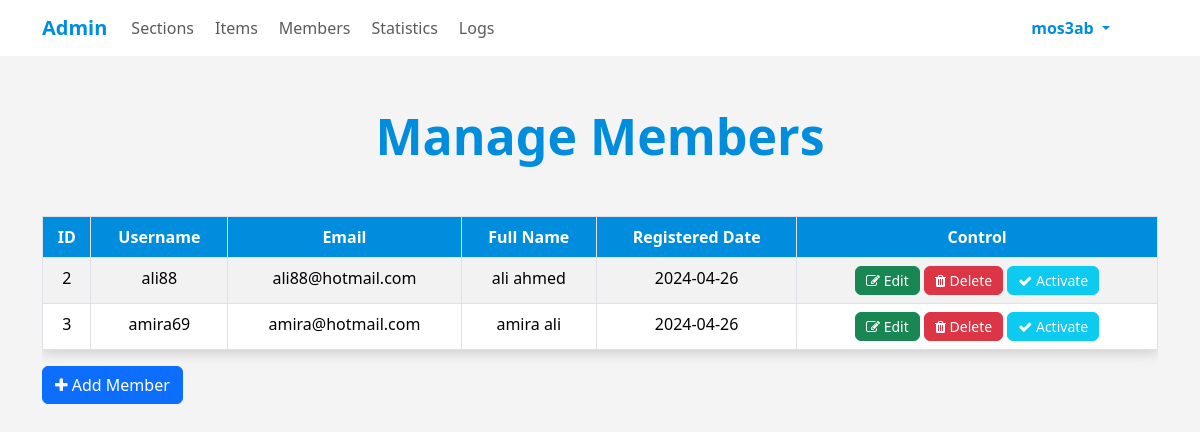
/admin/members.php (signed in), run on the app's committed database.
### tables this page shows
CREATE TABLE `users` (
  `user_id` int NOT NULL COMMENT 'identify user',
  `user_name` varchar(255) NOT NULL COMMENT 'username to login',
  `pass` varchar(255) NOT NULL COMMENT 'password to login',
  `email` varchar(255) NOT NULL,
  `full_name` varchar(255) NOT NULL,
  `group_id` int DEFAULT '0' COMMENT 'identify user group',
  `trust_status` int DEFAULT '0' COMMENT 'seller rank',
  `reg_status` int DEFAULT '0' COMMENT 'user approval',
  `date` date NOT NULL COMMENT 'Signup Date'
);

### admin/includes/languages/english.php (called while the page is built, shortened)
<?php
function lang($phrase)
{
  return $lang[$phrase];
}

### admin/members.php (the view, shortened to what this page needs)
<?php
if (isset($_SESSION['user_name'])):
  include ('init.php');
  $do = isset($_GET['do']) ? $_GET['do'] : 'Manage';
  if ($do == 'Manage'):
    $query = '';
    $stmt = $connect->prepare("SELECT * FROM users WHERE group_id != 1 $query");
    $stmt->execute();
    $rows = $stmt->fetchAll();
    ?>
    <div class="container">
      <h1><?php echo lang("MANAGE_MEMBERS") ?></h1>
      <div class="table-responsive">
        <table class="main-table text-center table table-striped table-hover table-bordered">
          <thead>
            <tr>
              <td><?php echo lang("ID_MANAGE") ?></td>
              <td><?php echo lang("USERNAME_MANAGE") ?></td>
              <td><?php echo lang("EMAIL_MANAGE") ?></td>
              <td><?php echo lang("FULLNAME_MANAGE") ?></td>
              <td><?php echo lang("DATE_MANAGE") ?></td>
              <td><?php echo lang("CONTROL_MANAGE") ?></td>
            </tr>
          </thead>
          <tbody>
            <?php
            foreach ($rows as $row):
              echo "<tr>";
              echo "<td>" . $row['user_id'] . "</td>";
              echo "<td>" . $row['user_name'] . "</td>";
              echo "<td>" . $row['email'] . "</td>";
              echo "<td>" . $row['full_name'] . "</td>";
              echo "<td>" . $row['date'] . "</td>";
              echo "<td>
                        <a href='?do=Edit&id=" . $row['user_id'] . "' class='btn btn-success control_field'> <i class='fa fa-edit'></i> " . lang("EDIT_BTN") . "</a>
                        <a href='?do=Delete&id=" . $row['user_id'] . "'
                          onclick='return confirm(\"" . lang("DELETE_MEMBER_CONFIRMATION") . "\")'
                          class='btn btn-danger control_field'> <i class='fa fa-trash'></i> " . lang("DELETE_BTN") . " </a> ";
              if ($row['reg_status'] == 0):
                echo "<a href='?do=Activate&id=" . $row['user_id'] . "'
                            onclick='return confirm(\"" . lang("ACTIVATE_MEMBER_CONFIRMATION") . "\")'
                            class='btn btn-info control_field'> <i class='fa fa-check'></i> " . lang("ACTIVATE_BTN") . " </a>";
              endif;
              echo "</td>";
              echo "</tr>";
            endforeach;
            ?>
          </tbody>
        </table>
      </div>
      <a href='?do=Add' class='btn btn-primary mb-5'> <i class="fa fa-plus"> </i> <?php echo lang(("ADD_MEMBER")) ?> </a>
    </div>
    <?php
  endif;
  include $temp . ('footer.php');
else:
  header('Location: index.php');
  exit();
endif;

### admin/includes/templates/header.php (shortened to what this page needs)
<!DOCTYPE html>
<html lang="en">
<head>
  <link href="https://cdn.jsdelivr.net/npm/bootstrap@5.3.3/dist/css/bootstrap.min.css" rel="stylesheet"
>
  <link rel="stylesheet" href="<?php echo $css; ?>font-awesome.min.css">
  <link rel="stylesheet" href="<?php echo $css; ?>backend.css">
</head>
<body>

### admin/init.php (shortened to what this page needs)
<?php
$temp = 'includes/templates/';
$lang = 'includes/languages/';
$css = 'layout/css/';
include $lang . ('english.php');
include $temp . ('header.php');
if (!isset($noNavBar)):
  include $temp . ('navbar.php');
endif;

### admin/includes/templates/navbar.php (shortened to what this page needs)
<nav class="navbar navbar-expand-lg bg-body">
  <div class="container">
    <a class="navbar-brand" href="dashboard.php"><?php echo lang("HOME_ADMIN") ?></a>
    <div class="collapse navbar-collapse" id="navbarNavDropdown">
      <ul class="navbar-nav">
        <li class="nav-item">
          <a class="nav-link" href="#"><?php echo lang("SECTIONS") ?></a>
        </li>
        <li class="nav-item">
          <a class="nav-link" href="#"><?php echo lang("ITEMS") ?></a>
        </li>
        <li class="nav-item">
          <a class="nav-link" href="members.php"><?php echo lang("MEMBERS") ?></a>
        </li>
        <li class="nav-item">
          <a class="nav-link" href="#"><?php echo lang("STATISTICS") ?></a>
        </li>
        <li class="nav-item">
          <a class="nav-link" href="#"><?php echo lang("LOGS") ?></a>
        </li>
      </ul>
      <li class="navbar-nav dropdown">
        <a class="nav-link dropdown-toggle active user_name" href="#" role="button" data-bs-toggle="dropdown"
          aria-expanded="false">
          <?php echo $_SESSION['user_name']; ?>
        </a>
      </li>
    </div>
  </div>
</nav>

### admin/includes/templates/footer.php (shortened to what this page needs)
</body>
</html>

### admin/layout/css/backend.css (style rules this page uses)
:root { --main-color: #008dde; --second-color: #006ba8; --border-radius: 15px; --main-padding: 15px 30px; --transition-duration: 0.3s; --text-placeholder: rgb(150, 150, 150); }
body { background-color: #f4f4f4; }
a.navbar-brand { color: var(--main-color); font-weight: bold; transition: all var(--transition-duration) ease-in-out; -webkit-transition: all var(--transition-duration) ease-in-out; -moz-transition: all var(--transition-duration) ease-in-out; -ms-transition: all var(--transition-duration) ease-in-out; -o-transition: all var(--transition-duration) ease-in-out; }
div.collapse { justify-content: space-between; }
.nav-item a { padding: 5px; margin-right: 5px; transition: all var(--transition-duration) ease-in-out; -webkit-transition: all var(--transition-duration) ease-in-out; -moz-transition: all var(--transition-duration) ease-in-out; -ms-transition: all var(--transition-duration) ease-in-out; -o-transition: all var(--transition-duration) ease-in-out; }
li.dropdown { margin-right: 40px; }
.navbar-nav a.user_name { color: #008dde !important; transition: all var(--transition-duration) ease-in-out; font-weight: bold; -webkit-transition: all var(--transition-duration) ease-in-out; -moz-transition: all var(--transition-duration) ease-in-out; -ms-transition: all var(--transition-duration) ease-in-out; -o-transition: all var(--transition-duration) ease-in-out; }
h1 { color: #008dde; font-weight: bold; margin: 0; font-size: 50px; text-align: center; padding: 50px; }
.main-table { box-shadow: 0 3px 12px #ccc; }
.main-table .btn { padding: 3px 10px; color: #fff; }
.main-table thead tr td { background-color: var(--main-color); color: #fff; font-weight: bold; }
.control_field { font-size: 14px; }

### data on the page
users: user_id "2", user_name "ali88", email "ali88@hotmail.com", full_name "ali ahmed", date "2024-04-26"
users: user_id "3", user_name "amira69", email "amira@hotmail.com", full_name "amira ali", date "2024-04-26"

### other printed values
lang("HOME_ADMIN") "Admin"
lang("SECTIONS") "Sections"
lang("ITEMS") "Items"
lang("MEMBERS") "Members"
lang("STATISTICS") "Statistics"
lang("LOGS") "Logs"
$_SESSION['user_name'] "mos3ab"
lang("MANAGE_MEMBERS") "Manage Members"
lang("ID_MANAGE") "ID"
lang("USERNAME_MANAGE") "Username"
lang("EMAIL_MANAGE") "Email"
lang("FULLNAME_MANAGE") "Full Name"
lang("DATE_MANAGE") "Registered Date"
lang("CONTROL_MANAGE") "Control"
lang(("ADD_MEMBER")) "Add Member"
